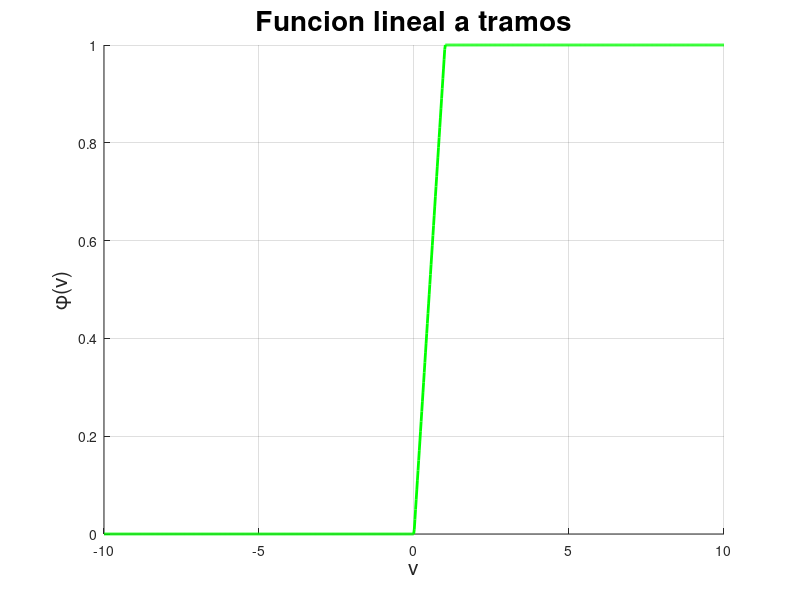

The MATLAB script that drew this image:
% Ian Mu;oz Nu;ez - Funcion lineal a tramos

close all
clear
clc

n = 1000;

v = linspace(-10, 10, n);

phi = [];
for i=1:n
    if v(i) >= 1
        phi(i) = 1;
    elseif v(i) > 0 && v(i) < 1
        phi(i) = v(i);
    else
        phi(i) = 0;
    end
end

figure(1)
hold on
grid on

plot(v, phi, 'g', 'LineWidth', 2)

title("Funcion lineal a tramos", 'FontSize', 20)
xlabel('v', 'FontSize', 15)
ylabel('\phi(v)', 'FontSize', 15)

